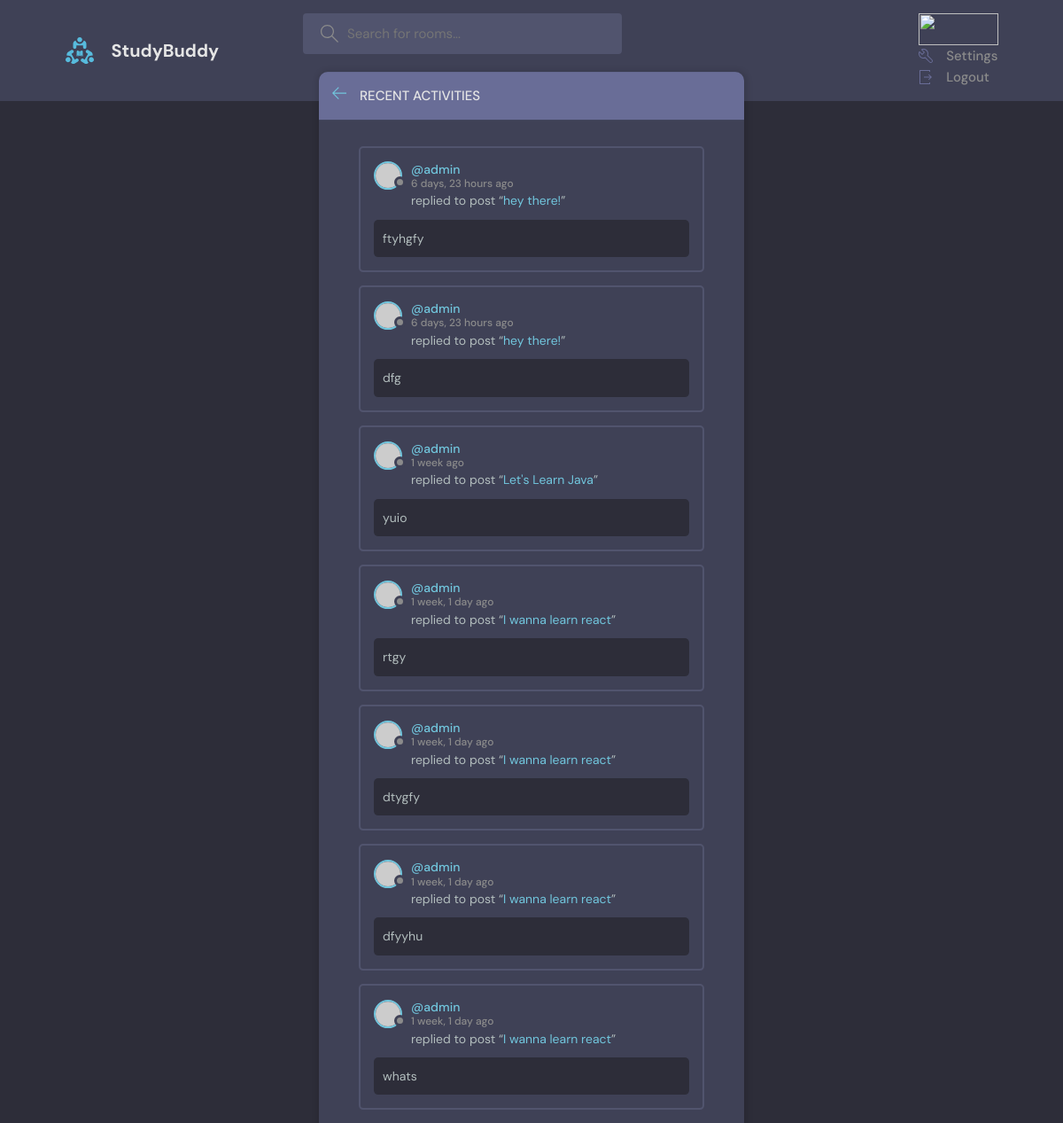
Before: /activity with the older database file.
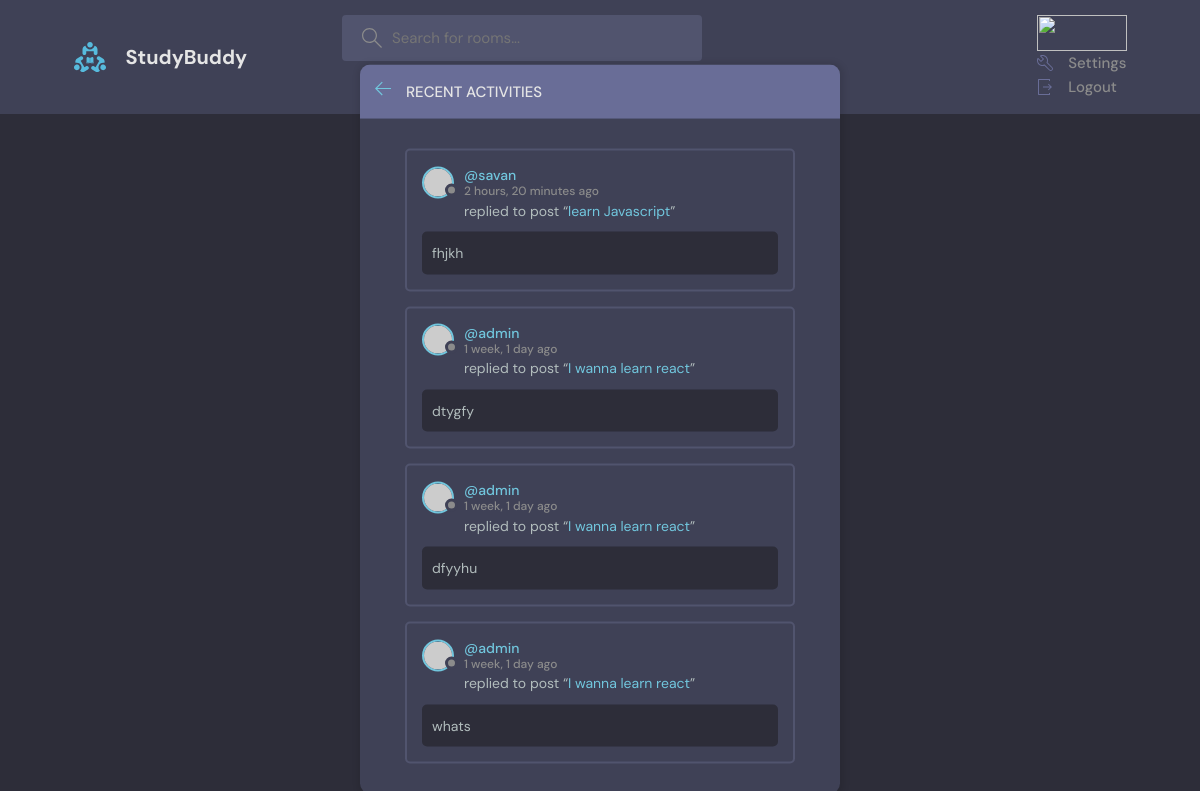
After: the same page with the newer database file.
### base/models.py (models this page shows, shortened)
class Message(models.Model):
    user = models.ForeignKey(User, on_delete=models.CASCADE)
    room = models.ForeignKey(Room, on_delete=models.CASCADE)
    body = models.TextField()
    updated = models.DateTimeField(auto_now=True)
    created = models.DateTimeField(auto_now_add=True)
    class Meta:
        ordering = ['-updated','-created']

class Room(models.Model):
    host = models.ForeignKey(User, on_delete=models.SET_NULL, null=True)
    topic = models.ForeignKey(Topic, on_delete=models.SET_NULL, null=True)
    name = models.CharField(max_length=200)
    description = models.TextField(null=True, blank=True)
    participants = models.ManyToManyField(User, related_name="participants", blank=True)
    updated = models.DateTimeField(auto_now=True)
    created = models.DateTimeField(auto_now_add=True)
    class Meta:
        ordering = ['-updated','-created']
    def __str__(self):
        return self.name

### base/views.py (the view)
# urls.py: path('activity', views.activityPage, name='activity'),
def activityPage(request):
    room_messages = Message.objects.all()
    return render(request, 'base/activity.html', {'room_messages': room_messages})

### base/templates/base/activity.html (shortened to what this page needs)
{% extends 'studybud/templates/main.html' %}
{% block content %}
    <main class="layout">
      <div class="container">
        <div class="layout__box">
          <div class="layout__boxHeader">
            <div class="layout__boxTitle">
              <a href="{% url 'home' %}">
                <svg version="1.1" xmlns="http://www.w3.org/2000/svg" width="32" height="32" viewBox="0 0 32 32">
                  <title>arrow-left</title>
                  <path
                    d="M13.723 2.286l-13.723 13.714 13.719 13.714 1.616-1.611-10.96-10.96h27.625v-2.286h-27.625l10.965-10.965-1.616-1.607z"
                  ></path>
                </svg>
              </a>
              <h3>Recent Activities</h3>
            </div>
          </div>
          <div class="activities-page layout__body">
            {% for message in room_messages %}
    <div class="activities__box">
      <div class="activities__boxHeader roomListRoom__header">
        <a href="{% url 'user-profile' message.user.id %}" class="roomListRoom__author">
          <div class="avatar avatar--small">
            <img src="https://randomuser.me/api/portraits/women/11.jpg" />
          </div>
          <p>
            @{{message.user}}
            <span> {{ message.created|timesince}} ago</span>
          </p>
        </a>
      </div>
      <div class="activities__boxContent">
        <p>replied to post “<a href="{% url 'room' message.room.id %}">{{ message.room }}</a>”</p>
        <div class="activities__boxRoomContent">
            {{message.body}}
        </div>
      </div>
    </div>
    {% endfor %}
          </div>
        </div>
      </div>
    </main>
    {% endblock content %}

Changed rows visible on the page:
removed Message: user "admin", created "6 days, 23 hours", room "hey there!", body "ftyhgfy"
removed Message: user "admin", created "6 days, 23 hours", room "hey there!", body "dfg"
removed Message: user "admin", created "1 week", room "Let's Learn Java", body "yuio"
removed Message: user "admin", created "1 week, 1 day", room "I wanna learn react", body "rtgy"
added Message: user "savan", created "2 hours, 20 minutes", room "learn Javascript", body "fhjkh"
